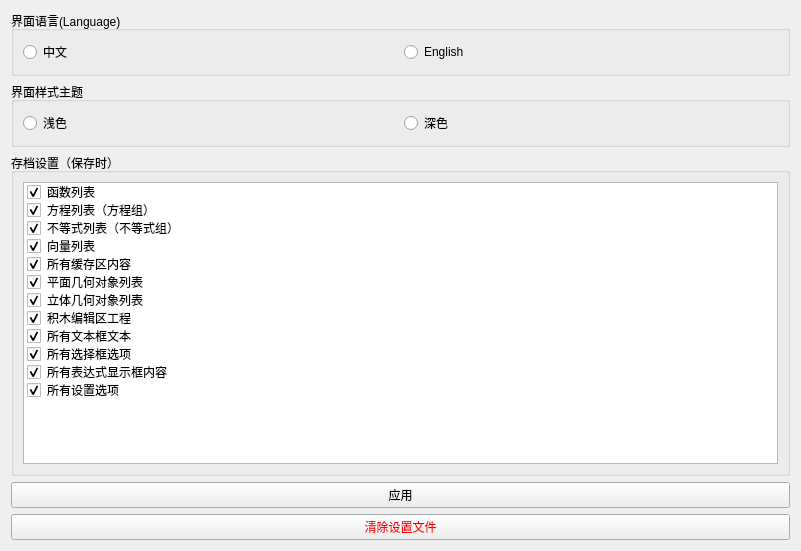
<?xml version="1.0" encoding="UTF-8"?>
<ui version="4.0">
 <class>shezhi</class>
 <widget class="QWidget" name="shezhi">
  <property name="geometry">
   <rect>
    <x>0</x>
    <y>0</y>
    <width>801</width>
    <height>551</height>
   </rect>
  </property>
  <property name="windowTitle">
   <string>Form</string>
  </property>
  <layout class="QVBoxLayout" name="verticalLayout">
   <item>
    <widget class="QGroupBox" name="groupBox_2">
     <property name="title">
      <string>界面语言(Language)</string>
     </property>
     <layout class="QHBoxLayout" name="horizontalLayout_2">
      <item>
       <widget class="QRadioButton" name="shezhi_zhongwen">
        <property name="text">
         <string>中文</string>
        </property>
       </widget>
      </item>
      <item>
       <widget class="QRadioButton" name="shezhi_yingwen">
        <property name="text">
         <string>English</string>
        </property>
       </widget>
      </item>
     </layout>
    </widget>
   </item>
   <item>
    <widget class="QGroupBox" name="groupBox">
     <property name="title">
      <string>界面样式主题</string>
     </property>
     <property name="checkable">
      <bool>false</bool>
     </property>
     <layout class="QHBoxLayout" name="horizontalLayout">
      <item>
       <widget class="QRadioButton" name="shezhi_qianse">
        <property name="text">
         <string>浅色</string>
        </property>
        <property name="checkable">
         <bool>true</bool>
        </property>
       </widget>
      </item>
      <item>
       <widget class="QRadioButton" name="shezhi_shense">
        <property name="text">
         <string>深色</string>
        </property>
        <property name="checkable">
         <bool>true</bool>
        </property>
        <property name="checked">
         <bool>false</bool>
        </property>
       </widget>
      </item>
     </layout>
    </widget>
   </item>
   <item>
    <widget class="QGroupBox" name="groupBox_3">
     <property name="title">
      <string>存档设置（保存时）</string>
     </property>
     <layout class="QGridLayout" name="gridLayout">
      <item row="0" column="0">
       <widget class="QListWidget" name="shezhi_cundang">
        <property name="selectionRectVisible">
         <bool>false</bool>
        </property>
        <item>
         <property name="text">
          <string>函数列表</string>
         </property>
         <property name="checkState">
          <enum>Checked</enum>
         </property>
        </item>
        <item>
         <property name="text">
          <string>方程列表（方程组）</string>
         </property>
         <property name="checkState">
          <enum>Checked</enum>
         </property>
        </item>
        <item>
         <property name="text">
          <string>不等式列表（不等式组）</string>
         </property>
         <property name="checkState">
          <enum>Checked</enum>
         </property>
        </item>
        <item>
         <property name="text">
          <string>向量列表</string>
         </property>
         <property name="checkState">
          <enum>Checked</enum>
         </property>
        </item>
        <item>
         <property name="text">
          <string>所有缓存区内容</string>
         </property>
         <property name="checkState">
          <enum>Checked</enum>
         </property>
        </item>
        <item>
         <property name="text">
          <string>平面几何对象列表</string>
         </property>
         <property name="checkState">
          <enum>Checked</enum>
         </property>
        </item>
        <item>
         <property name="text">
          <string>立体几何对象列表</string>
         </property>
         <property name="checkState">
          <enum>Checked</enum>
         </property>
        </item>
        <item>
         <property name="text">
          <string>积木编辑区工程</string>
         </property>
         <property name="checkState">
          <enum>Checked</enum>
         </property>
        </item>
        <item>
         <property name="text">
          <string>所有文本框文本</string>
         </property>
         <property name="checkState">
          <enum>Checked</enum>
         </property>
        </item>
        <item>
         <property name="text">
          <string>所有选择框选项</string>
         </property>
         <property name="checkState">
          <enum>Checked</enum>
         </property>
        </item>
        <item>
         <property name="text">
          <string>所有表达式显示框内容</string>
         </property>
         <property name="checkState">
          <enum>Checked</enum>
         </property>
        </item>
        <item>
         <property name="text">
          <string>所有设置选项</string>
         </property>
         <property name="checkState">
          <enum>Checked</enum>
         </property>
        </item>
       </widget>
      </item>
     </layout>
    </widget>
   </item>
   <item>
    <widget class="QPushButton" name="shezhi_yingyong">
     <property name="text">
      <string>应用</string>
     </property>
    </widget>
   </item>
   <item>
    <widget class="QPushButton" name="shezhi_qingchu">
     <property name="styleSheet">
      <string notr="true">color: rgb(255, 0, 0);</string>
     </property>
     <property name="text">
      <string>清除设置文件</string>
     </property>
    </widget>
   </item>
  </layout>
 </widget>
 <resources/>
 <connections/>
</ui>
